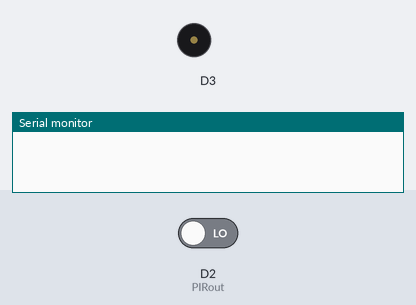
Recording of a sketch running on a simulated ESP8266 (NodeMCU). Parts: buzzer (waves = sounding), the last lines printed to the serial monitor. The test bench sets the inputs (shaded band); at power-on: D2 (PIRout) LOW.

Above: at 1.2 s.
1.3 s: D2 (PIRout) driven HIGH
At 2.1 s:
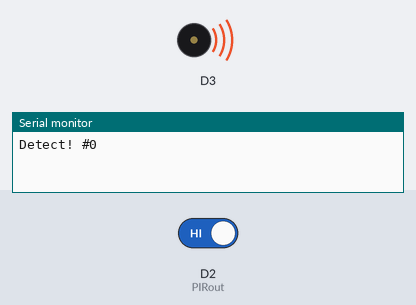
4.3 s: D2 (PIRout) driven LOW
At 6.4 s:
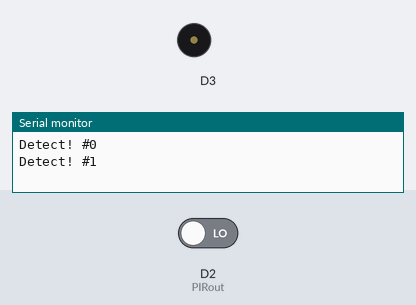
Timing chart, 0 to 7.9 s (numbered marks = the images above; inputs shaded):
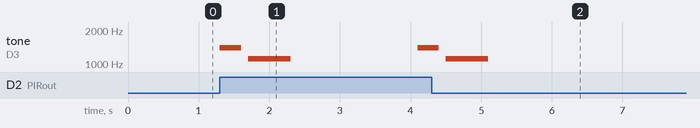

The sketch:

pir_buzzer.ino
```cpp
#include "pitch.h"

const int PIRout= D2;
int i =0;

// notes in the melody:
int duration[2] = {300,600};  // 500 miliseconds
int note [2] ={NOTE_F6, NOTE_CS6};

void play(){
    for (int thisNote = 0; thisNote < 2; thisNote++) {
    // 在 pinD3 上輸出聲音，每個音階響 0.5 秒
    tone(D3, note[thisNote], duration[thisNote]);
    // 間隔一段時間後再播放下一個音階
    delay(400);
    }
    i++;if(i>1000){i=0;}
    delay(2000);
}

void setup() {  //定義針腳輸出入
  Serial.begin(57600);
  pinMode(PIRout,INPUT);
  Serial.println("");
  }
void loop() {
  int val=digitalRead(PIRout);  //讀取 PIR 輸出
  if (val == HIGH) {   //PIR 有偵測到時 : LED 閃一下
    Serial.print("Detect! #");
    Serial.println(i);
    play();
  }

}
```

pitch.h
```cpp
/*************************************************
 * Public Constants
 *************************************************/

#define NOTE_B0  31
#define NOTE_C1  33
#define NOTE_CS1 35
#define NOTE_D1  37
#define NOTE_DS1 39
#define NOTE_E1  41
#define NOTE_F1  44
#define NOTE_FS1 46
#define NOTE_G1  49
#define NOTE_GS1 52
#define NOTE_A1  55
#define NOTE_AS1 58
#define NOTE_B1  62
#define NOTE_C2  65
#define NOTE_CS2 69
#define NOTE_D2  73
#define NOTE_DS2 78
#define NOTE_E2  82
#define NOTE_F2  87
#define NOTE_FS2 93
#define NOTE_G2  98
#define NOTE_GS2 104
#define NOTE_A2  110
#define NOTE_AS2 117
#define NOTE_B2  123
#define NOTE_C3  131
#define NOTE_CS3 139
#define NOTE_D3  147
#define NOTE_DS3 156
#define NOTE_E3  165
#define NOTE_F3  175
#define NOTE_FS3 185
#define NOTE_G3  196
#define NOTE_GS3 208
#define NOTE_A3  220
#define NOTE_AS3 233
#define NOTE_B3  247
#define NOTE_C4  262
#define NOTE_CS4 277
#define NOTE_D4  294
#define NOTE_DS4 311
#define NOTE_E4  330
#define NOTE_F4  349
#define NOTE_FS4 370
#define NOTE_G4  392
#define NOTE_GS4 415
#define NOTE_A4  440
#define NOTE_AS4 466
#define NOTE_B4  494
#define NOTE_C5  523
#define NOTE_CS5 554
#define NOTE_D5  587
#define NOTE_DS5 622
#define NOTE_E5  659
#define NOTE_F5  698
#define NOTE_FS5 740
#define NOTE_G5  784
#define NOTE_GS5 831
#define NOTE_A5  880
#define NOTE_AS5 932
#define NOTE_B5  988
#define NOTE_C6  1047
#define NOTE_CS6 1109
#define NOTE_D6  1175
#define NOTE_DS6 1245
#define NOTE_E6  1319
#define NOTE_F6  1397
#define NOTE_FS6 1480
#define NOTE_G6  1568
#define NOTE_GS6 1661
#define NOTE_A6  1760
#define NOTE_AS6 1865
#define NOTE_B6  1976
#define NOTE_C7  2093
#define NOTE_CS7 2217
#define NOTE_D7  2349
#define NOTE_DS7 2489
#define NOTE_E7  2637
#define NOTE_F7  2794
#define NOTE_FS7 2960
#define NOTE_G7  3136
#define NOTE_GS7 3322
#define NOTE_A7  3520
#define NOTE_AS7 3729
#define NOTE_B7  3951
#define NOTE_C8  4186
#define NOTE_CS8 4435
#define NOTE_D8  4699
#define NOTE_DS8 4978
```

Measured:
- after the input at 1.3 s, tone on D3: plays 1397 Hz for 0.30 s, 1109 Hz for 0.60 s, 1397 Hz for 0.20 s, starting at once
- after the input at 4.3 s, tone on D3: goes on until 5.1 s, then stays silent
